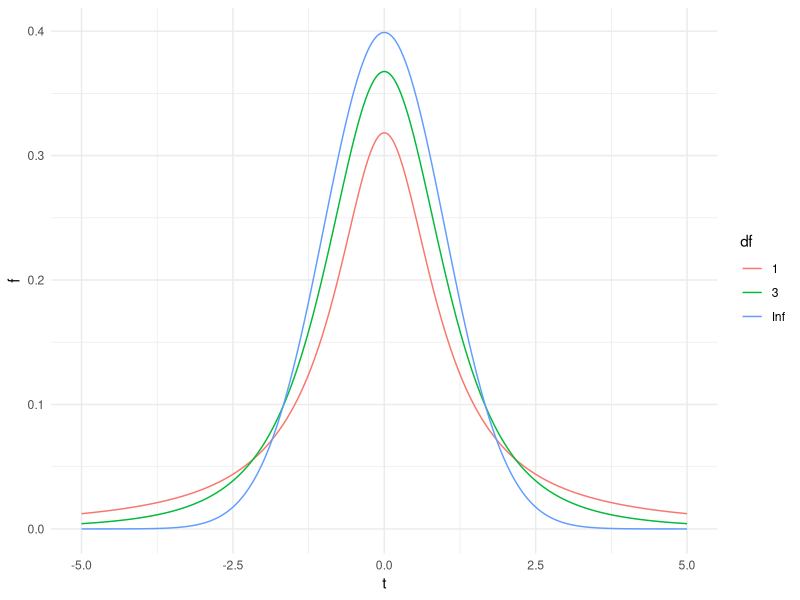
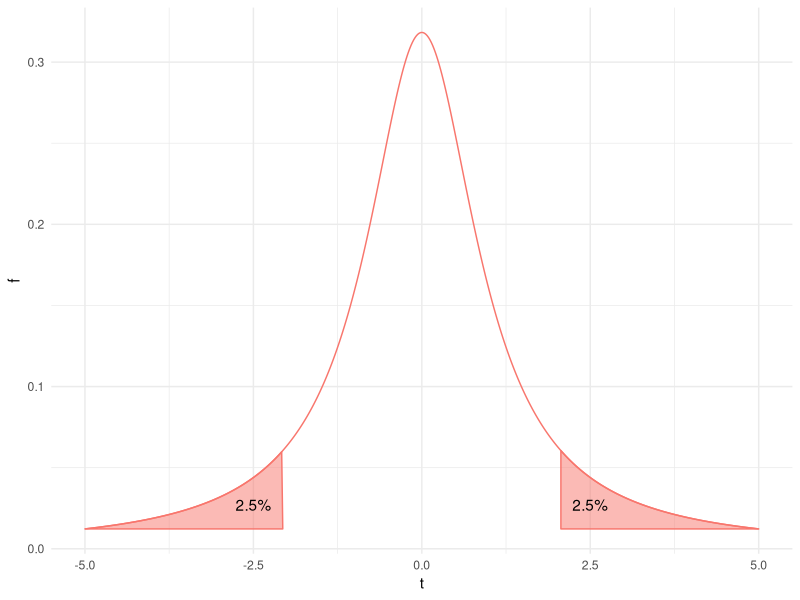
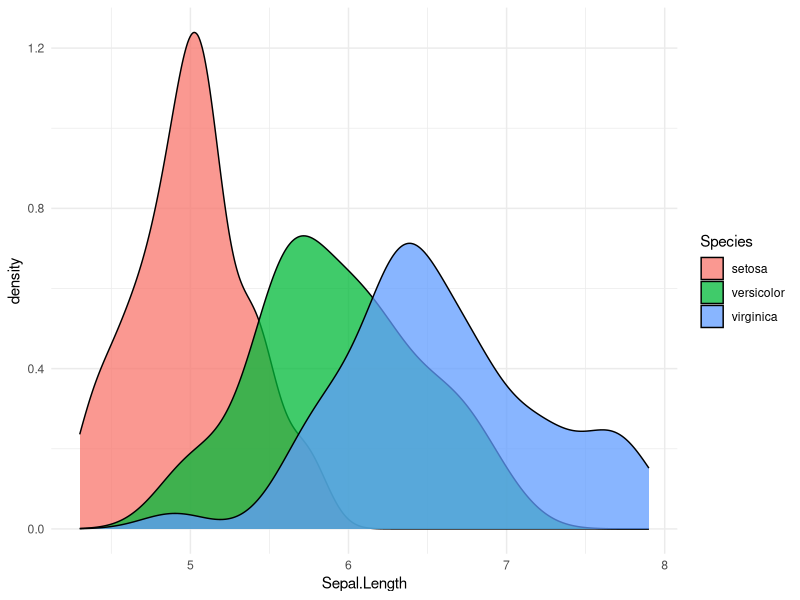
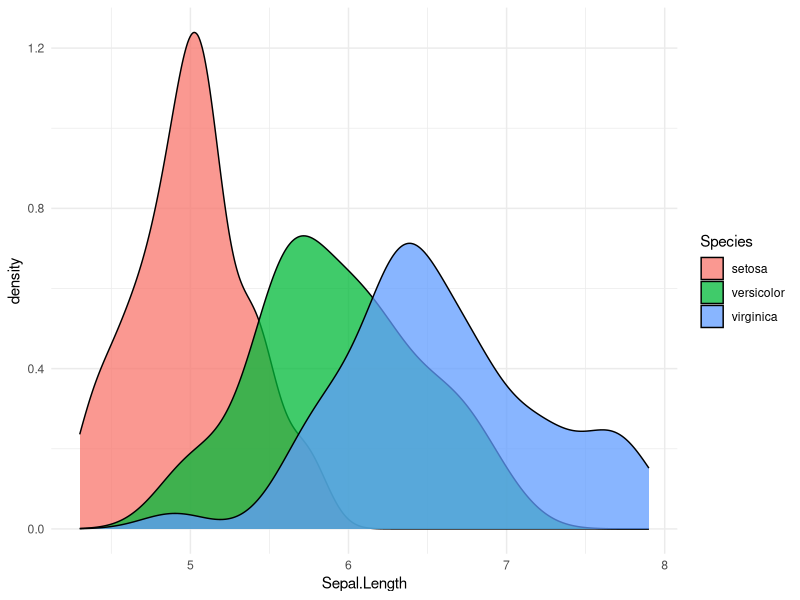
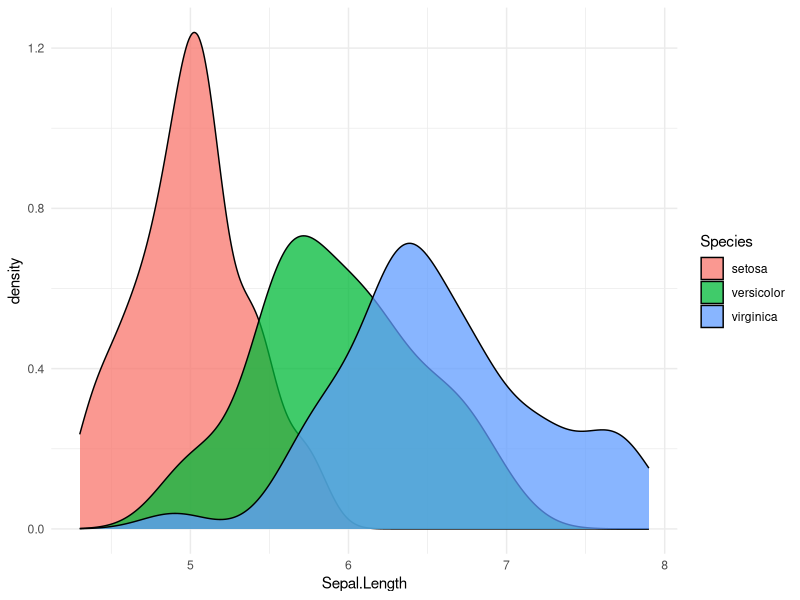
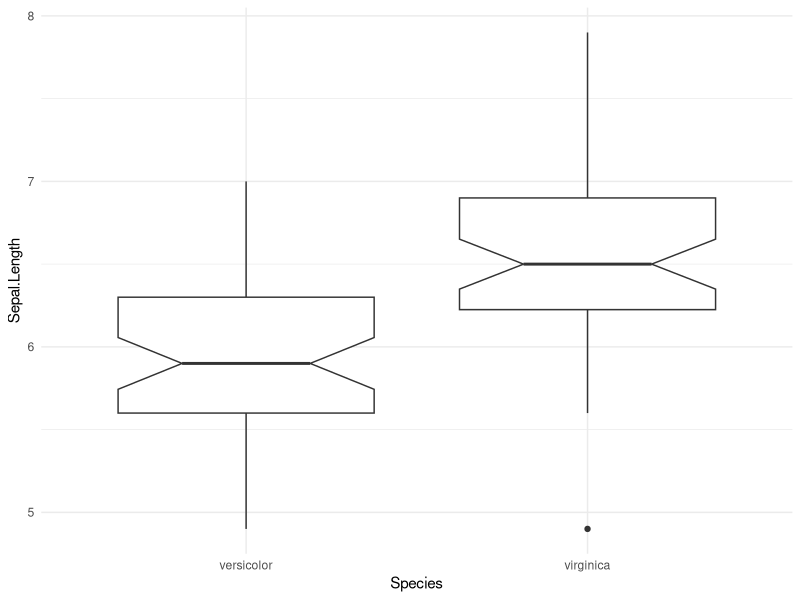
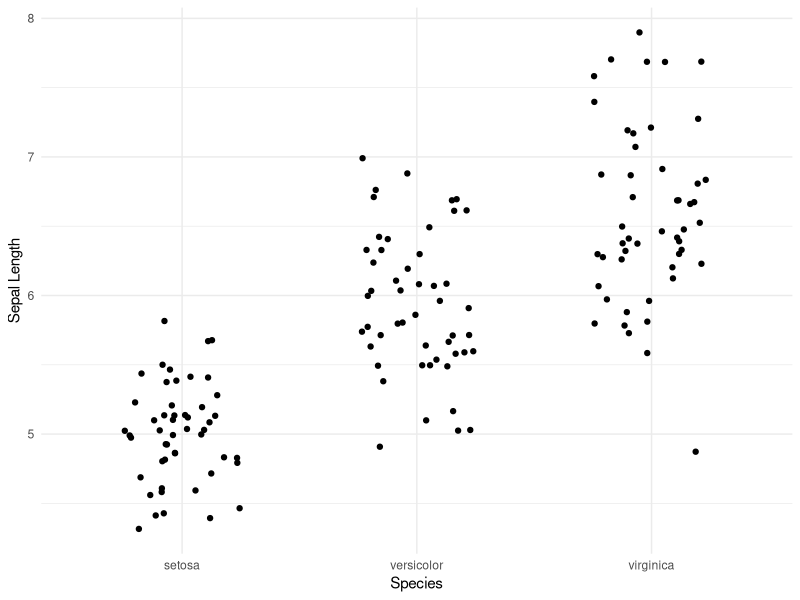
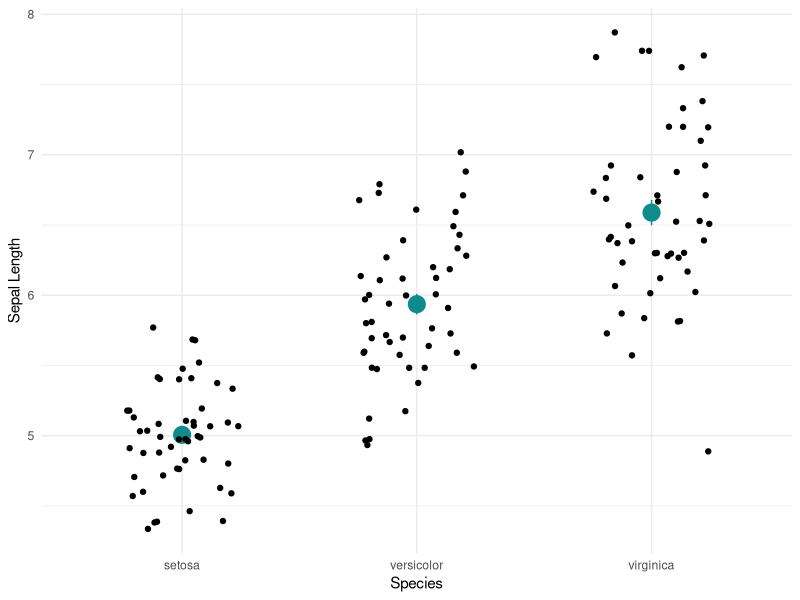

Generate these figures, in order, with R:
## ---- chunk 1
#| echo: false
library( tidyverse )
ggplot2::theme_set( theme_minimal() )
x <- seq(-5,5,by=0.02)
d <- data.frame( t=c(x,x,x),
                  f=c(dt(x,df=1),
                      dt(x,df=3),
                      dt(x,df=Inf)),
                  df=rep(c("1","3","Inf"),each=length(x)))

ggplot( d, aes(x=t,y=f,color=df)) + geom_line() 
## ---- chunk 2
d1 <- data.frame(t=c( seq(-5,-2.064, by=0.02), -2.064, -5), 
                 f=c( dt( seq(-5,-2.064, by=0.02),df=1), 0.01224269, 0.01224269))
d2 <- data.frame(t=c( seq(2.064,5,by=0.02), 5, 2.064),
                 f=c( dt( seq( 2.064, 5, by=0.02),df=1), 0.01224269, 0.01224269))
d3 <- data.frame( x=c(2.5,-2.5), y=0.02719, label="2.5%")
ggplot() + 
  geom_polygon(aes(t,f),data=d1, fill="#F8766D",alpha=0.5,color="#F8766D") + 
  geom_polygon(aes(t,f),data=d2, fill="#F8766D",alpha=0.5,color="#F8766D") + 
  geom_line( aes(t,f),data=d[d$df==1,], color="#F8766D") + 
  geom_text( aes(x,y,label=label),data=d3)
## ---- chunk 3
#| echo: false
library( knitr )
iris %>%
  group_by( Species ) %>%
  summarize( SL.m = mean( Sepal.Length),
             SL.sd = sd( Sepal.Length ) ) %>%
  mutate( `Sepal Length` = paste( SL.m, "+/-", format( SL.sd, digits=3) , sep=" " ) ) %>%
  mutate( Species = paste( "I.",Species) ) %>%
  select( Species, `Sepal Length` ) %>%
  rbind(tibble( Species="Average", `Sepal Length` = "5.843")) %>%
  kable( digits=3)
## ---- chunk 4
#| echo: true
iris %>%
  filter( Species == "setosa" ) %>%
  select( Sepal.Length ) %>%
  t.test( mu=5.843 )
## ---- chunk 5
#| echo: false 
ggplot( iris, aes(x=Sepal.Length, fill=Species)) + geom_density(alpha=0.75)
## ---- chunk 6
#| echo: true
iris %>%
  filter( Species == "versicolor" ) %>%
  select( Sepal.Length ) %>%
  t.test( mu=5.843 )
## ---- chunk 7
#| echo: false
ggplot( iris, aes(x=Sepal.Length, fill=Species)) + geom_density(alpha=0.75)
## ---- chunk 8
#| echo: true
iris %>%
  filter( Species == "virginica" ) %>%
  select( Sepal.Length ) %>%
  t.test( mu=5.843 )
## ---- chunk 9
#| echo: false
ggplot( iris, aes(x=Sepal.Length, fill=Species)) + geom_density(alpha=0.75)
## ---- chunk 10
#| echo: true
t <- iris %>%
  filter( Species == "virginica" ) %>%
  select( Sepal.Length ) %>%
  t.test( mu=6 ) 
names(t)
## ---- chunk 11
t$conf.int
## ---- chunk 12
#| echo: false 
iris %>%
  filter( Species != "setosa" ) %>%
  ggplot( aes(Species,Sepal.Length) ) + geom_boxplot(notch=TRUE)
## ---- chunk 13
x <- iris %>% 
  filter( Species == "versicolor") %>% 
  select( Sepal.Length ) 
y <- iris %>% 
  filter( Species == "virginica") %>% 
  select( Sepal.Length ) 
t.test( x, y )
## ---- chunk 14
#| echo: false
ggplot( iris, aes(x=Species, y=Sepal.Length)) + 
  geom_jitter( width=0.25) +
  ylab("Sepal Length") 
## ---- chunk 15
#| echo: false
ggplot( iris, aes(x=Species, y=Sepal.Length)) + 
  stat_summary( color="#0F8B8D", size=1.2 ) +
  geom_jitter( width=0.25) +
  ylab("Sepal Length") 
## ---- chunk 16
#| echo: false
ggplot( iris, aes(x=Species, y=Sepal.Length)) + 
  geom_boxplot(notch = TRUE, color="#cc8011") + 
  geom_abline( aes(intercept=mean(iris$Sepal.Length),slope=0), col = "red", lty=2 ) +
  stat_summary( color="#0F8B8D", size=1.2 ) +
  geom_jitter( width=0.25) +
  ylab("Sepal Length") 
## ---- chunk 17
fit.aov <- aov( Sepal.Length ~ Species, data=iris)
fit.aov
## ---- chunk 18
anova( fit.aov )
## ---- chunk 19
tuk <- TukeyHSD(fit.aov)
tuk
## ---- chunk 20
plot( tuk, xlim=c(-1,2) )
## ---- chunk 21
df <- mtcars
summary( df )
## ---- chunk 22
df %>% 
  mutate( Engine = factor( ifelse( vs == 0, "V-Shaped", "Straight") ),
          Transmission = factor( ifelse( am == 0, "Automatic","Manual")) ) %>%
  select( Time = qsec, Engine, Transmission) -> df 
summary( df )
## ---- chunk 23
fit.engine <- aov( Time ~ Engine, data=df )
anova(fit.engine)
## ---- chunk 24
fit.transmission <- aov( Time ~ Transmission, data=df )
anova( fit.transmission )
## ---- chunk 25
fit.both <- aov( Time ~ Engine*Transmission, data=df )
anova( fit.both )
## ---- chunk 26
plot( TukeyHSD( fit.both, "Engine"))
## ---- chunk 27
plot( TukeyHSD( fit.both, "Transmission"))
## ---- chunk 28
plot( TukeyHSD( fit.both, "Engine:Transmission"))
